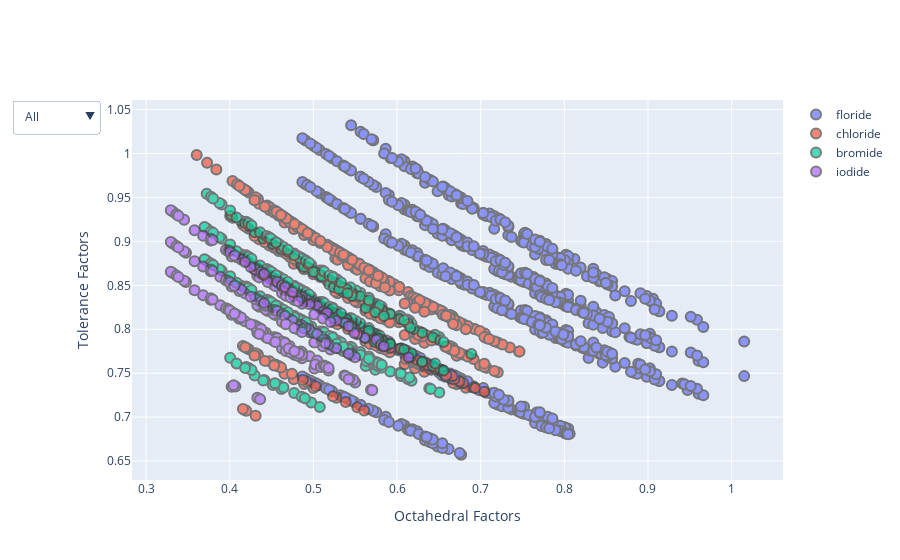

Here is the notebook cell this chart was saved with:
### Code cell
import plotly.graph_objects as go

fig = go.Figure()

fig.add_trace(go.Scatter(x=F_data_dict['octahedral_factors'],
                         y=F_data_dict['tolerance_factors'],
                         name='floride',
                         text=F_data_dict['system'],
                         opacity=0.7))
                         #marker=dict(color=F_data_dict['octahedral_mismatch'], size=8)))
           
fig.add_trace(go.Scatter(x=Cl_data_dict['octahedral_factors'],
                         y=Cl_data_dict['tolerance_factors'],
                         name='chloride',
                         text=Cl_data_dict['system'],
                         opacity=0.7))

fig.add_trace(go.Scatter(x=Br_data_dict['octahedral_factors'],
                         y=Br_data_dict['tolerance_factors'],
                         name='bromide',
                         text=Br_data_dict['system'],
                         opacity=0.7))

fig.add_trace(go.Scatter(x=I_data_dict['octahedral_factors'],
                         y=I_data_dict['tolerance_factors'],
                         name='iodide',
                         text=I_data_dict['system'],
                         opacity=0.7))


fig.update_traces(mode='markers', marker_line_width=2, marker_size=10)


fig.update_xaxes(title_text='Octahedral Factors')
fig.update_yaxes(title_text='Tolerance Factors')


fig.update_layout(
    updatemenus=[go.layout.Updatemenu(
        active=0,
        buttons=list(
            [dict(label = 'All',
                  method = 'update',
                  args = [{'visible': [True, True, True, True]},
                          {'showlegend':True}]),
            dict(label = 'floride',
                  method = 'update',
                  args = [{'visible': [True, False, False, False]},
                          {'showlegend':False}]),
            dict(label = 'chloride',
                  method = 'update',
                  args = [{'visible': [False, True, False, False]},
                          {'showlegend':False}]),
            dict(label = 'bromide',
                  method = 'update',
                  args = [{'visible': [False, False, True, False]},
                          {'showlegend':False}]),
            dict(label = 'iodide',
                  method = 'update',
                  args = [{'visible': [False, False, False, True]},
                          {'showlegend':False}])
            ]))])

### Figure 1 — Plotly figure (JSON) as saved in the notebook; plotly's stock layout.template omitted (floating-point values rounded to 4 significant figures; data arrays with more than 128 entries replaced by an {"elided": "..."} marker saying what was removed)
{"data": [{"marker": {"line": {"width": 2}, "size": 10}, "mode": "markers", "name": "floride", "opacity": 0.7, "text": {"elided": "693 str values"}, "type": "scatter", "x": {"elided": "693 float values"}, "y": {"elided": "693 float values"}}, {"marker": {"line": {"width": 2}, "size": 10}, "mode": "markers", "name": "chloride", "opacity": 0.7, "text": {"elided": "530 str values"}, "type": "scatter", "x": {"elided": "530 float values"}, "y": {"elided": "530 float values"}}, {"marker": {"line": {"width": 2}, "size": 10}, "mode": "markers", "name": "bromide", "opacity": 0.7, "text": {"elided": "341 str values"}, "type": "scatter", "x": {"elided": "341 float values"}, "y": {"elided": "341 float values"}}, {"marker": {"line": {"width": 2}, "size": 10}, "mode": "markers", "name": "iodide", "opacity": 0.7, "text": {"elided": "265 str values"}, "type": "scatter", "x": {"elided": "265 float values"}, "y": {"elided": "265 float values"}}], "layout": {"updatemenus": [{"active": 0, "buttons": [{"args": [{"visible": [true, true, true, true]}, {"showlegend": true}], "label": "All", "method": "update"}, {"args": [{"visible": [true, false, false, false]}, {"showlegend": false}], "label": "floride", "method": "update"}, {"args": [{"visible": [false, true, false, false]}, {"showlegend": false}], "label": "chloride", "method": "update"}, {"args": [{"visible": [false, false, true, false]}, {"showlegend": false}], "label": "bromide", "method": "update"}, {"args": [{"visible": [false, false, false, true]}, {"showlegend": false}], "label": "iodide", "method": "update"}]}], "xaxis": {"title": {"text": "Octahedral Factors"}}, "yaxis": {"title": {"text": "Tolerance Factors"}}}}
